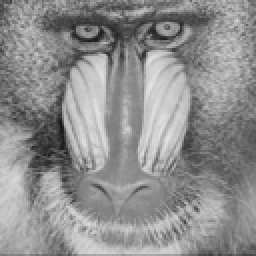
#> input picture baboon_faces/baboon_128x128px.pgm, 128 x 128 px, found by its file name (shown 2 times larger)
$ python discreteCosinTransform.py
#> lines starting #> are read from the running program, lines starting #| are printed output that depends on the picture
from __future__ import division
from math import sqrt, cos, pi, pow
from PIL import Image
import numpy as np
import os
import copy

#path="/Users/lucas/Documents/Mestrado/Processamento de Imagens/DCT/baboon_faces"
#os.chdir(path)

# class for hold row, col and value for code matrix
class node:

    def __init__(self, row, col, value):
        self.row = row
        self.col = col
        self.value = value

class discreteCosinTransform(object):

    def __init__(self, filename, factor, block_size):
        self.filename = filename
        self.slice_factor = factor
        self.dim = block_size

        self.image = self.load_image(self.filename)
        self.image_size = self.image.shape[0]

    # load image from path
    def load_image(self, filename):
        img = Image.open(filename)
        img.load()

        data = np.asarray(img, dtype="int32")
        return data

    # code matrix in zig zag reading mode
    def zig_zag_code(self, image):

        n = image.shape[0]
        size = n-1
        dct_coef_vector = []

        _node = node(0, 0, 0)

        # inserting 0,0 matrix node
        dct_coef_vector.append(node(0, 0, image[0][0]))
        j = 0

        # ERRO: esta copiando i+1 na posicao i

        # k is the row counter
        for k in range(1, 2*size):
            if k < n:
                i = 0
                balance = 1

                if k % 2 == 0:
                    terminate_counter = k

                    _node.value = image[k][i]
                    _node.row = k
                    _node.col = i
                    dct_coef_vector.append(copy.deepcopy(_node))

                    while terminate_counter != 0:
                        _node.value = image[k-balance][i+balance]
                        _node.row = k-balance
                        _node.col = i+balance
                        dct_coef_vector.append(copy.deepcopy(_node))
                        terminate_counter -= 1
                        balance += 1
                else:
                    terminate_counter = 0

                    _node.value = image[i][k]
                    _node.row = i
                    _node.col = k
                    dct_coef_vector.append(copy.deepcopy(_node))

                    while terminate_counter != k:
                        _node.value = image[i+balance][k-balance]
                        _node.row = i+balance
                        _node.col = k-balance
                        dct_coef_vector.append(copy.deepcopy(_node))
                        terminate_counter += 1
                        balance += 1
            else:
                j += 1
                balance = 1

                if j % 2 == 0:
                    terminate_counter = size

                    _node.value = image[size][j]
                    _node.row = size
                    _node.col = j
                    dct_coef_vector.append(copy.deepcopy(_node))

                    while terminate_counter != j:
                        _node.value = image[size-balance][j+balance]
                        _node.row = size-balance
                        _node.col = j+balance
                        dct_coef_vector.append(copy.deepcopy(_node))
                        terminate_counter -= 1
                        balance += 1

                else:
                    terminate_counter = j

                    _node.value = image[j][size]
                    _node.row = j
                    _node.col = size
                    dct_coef_vector.append(copy.deepcopy(_node))

                    while terminate_counter != size:
                        _node.value = image[j+balance][n-balance]
                        _node.row = j+balance
                        _node.col = size-balance
                        dct_coef_vector.append(copy.deepcopy(_node))
                        terminate_counter += 1
                        balance += 1

        dct_coef_vector.append(node(size, size, image[size][size]))

        return dct_coef_vector

    # uncode matrix in diagonal reading mode
    def zig_zag_uncode(self, flat_image):

        # block dimension
        n = len(flat_image)
        uncoded_matrix = np.empty(shape=(self.dim, self.dim))

        for i in range(n):
            uncoded_matrix[flat_image[i].row][flat_image[i].col] = flat_image[i].value

        return uncoded_matrix

    # adapt matrix pixels (-128)
    def pixel_adapt(self, img):

        new = np.zeros_like(img)
        n = new.shape[0]

        for i in range(n):
            for j in range(n):
                new[i][j] = img[i][j] - 128

        return new

    # adapt matrix pixels (+128)
    def pixel_readapt(self, img):

        new = np.zeros_like(img)
        n = new.shape[0]

        for i in range(n):
            for j in range(n):
                new[i][j] = img[i][j] + 128

        return new

    # generate a T matrix for computations
    def generate_Tmatrix(self, image_size):

        n = image_size
        t = np.empty(shape=(n, n))

        for i in range(n):
            for j in range(n):
                if i == 0:
                    t[i][j] = 1/sqrt(n)
                else:
                    a = 2*n
                    b = sqrt(2/n)
                    c = 2*j+1
                    d = c * i
                    e = d * pi
                    t[i][j] = b*cos(e/a)

        return t

    # locates all possible (and excludent) dim sized blocks for computate dct matrix and quatization the results
    def run_dct_over_blocks(self, image):

        _image = np.zeros_like(image)
        n = self.image_size
        new_image = []

        for i in range(0, n+self.dim, self.dim):
            for j in range(0, n+self.dim, self.dim):
                for k in range(0, n+self.dim, self.dim):
                    for l in range(0, n+self.dim, self.dim):
                        if ((i != j) and (k != l) and((j-i) == self.dim)
                                and ((l-k) == self.dim)):
                            new_image = image[i:j, k:l].copy()
                            _image[i:j, k:l] = self.discrete_cosin_transform_over_matrix(new_image).copy()

        return _image

    # locates all possible (and excludent) dim sized blocks for computate idct matrix
    def inverse_run_dct_over_blocks(self, image):

        _image = np.zeros_like(image)
        n = self.image_size
        new_image = []

        for i in range(0, n+self.dim, self.dim):
            for j in range(0, n+self.dim, self.dim):
                for k in range(0, n+self.dim, self.dim):
                    for l in range(0, n+self.dim, self.dim):
                        if ((i != j) and (k != l) and((j-i) == self.dim)
                                and ((l-k) == self.dim)):
                            new_image = image[i:j, k:l].copy()
                            _image[i:j, k:l] = self.inverse_discrete_cosin_transform_over_matrix(new_image).copy()

        return _image

    # locates all possible (and excludent) dim sized blocks and do zig zag code
    def run_zigzag_over_blocks(self, image):

        hifi = np.zeros_like(image)
        lowfi = np.zeros_like(image)
        n = self.image_size
        new_image = []

        for i in range(0, n+self.dim, self.dim):
            for j in range(0, n+self.dim, self.dim):
                for k in range(0, n+self.dim, self.dim):
                    for l in range(0, n+self.dim, self.dim):
                        if ((i != j) and (k != l) and((j-i) == self.dim)
                                and ((l-k) == self.dim)):
                            new_image = image[i:j, k:l].copy()
                            _hifi, _lowfi = self.slice_flats(self.zig_zag_code(new_image))
                            hifi[i:j, k:l] = self.zig_zag_uncode(_hifi)
                            lowfi[i:j, k:l] = self.zig_zag_uncode(_lowfi)


        return hifi, lowfi

    # calculate DCT matrix based on Matrix Computations
    def discrete_cosin_transform_over_matrix(self, image):

        T = self.generate_Tmatrix(image.shape[0])
        _M = self.pixel_adapt(image)
        C = np.matmul(T, _M)

        dct_matrix = np.matmul(C, np.transpose(T))
        return dct_matrix

    # calculate IDCT matrix based on Matrix Computations
    def inverse_discrete_cosin_transform_over_matrix(self, image):

        # precalculate cosins
        T = self.generate_Tmatrix(image.shape[0])
        C = np.matmul(np.transpose(image), T)
        M = np.matmul(np.transpose(C), T)
        output_matrix = self.pixel_readapt(M)

        return output_matrix

    # returns low frequencies (lowfi) and high frequencies (hifi) sliced flat coded images
    def slice_flats(self, flat_image):

        lowfi, hifi = [], []
        m = len(flat_image)-1

        for i in range(m):
            if i < self.slice_factor:
                lowfi.append(copy.deepcopy(flat_image[i]))
                hifi.append(copy.deepcopy(flat_image[i]))
                hifi[i].value = 0
            else:
                hifi.append(copy.deepcopy(flat_image[i]))
                lowfi.append(copy.deepcopy(flat_image[i]))
                lowfi[i].value = 0

        return hifi,lowfi

def main():

    dct = discreteCosinTransform('baboon_128x128px.pgm', 25, 8)
#> in load_image, img is the input picture: PIL image 128x128 L; min 22, max 229, mean 142.7
    dct_image = dct.run_dct_over_blocks(dct.image)
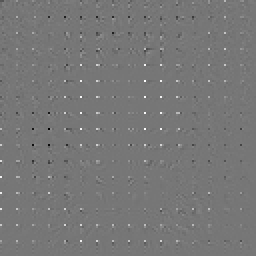
#> dct_image: shape (128, 128) int32 (shown 2 times larger); min -559, max 639, mean 1.9; drawn with min black and max white

    hifi, lowfi = dct.run_zigzag_over_blocks(dct_image)
#> after the loop in run_zigzag_over_blocks, `for i in range(0, n+self.dim, self.dim):`:
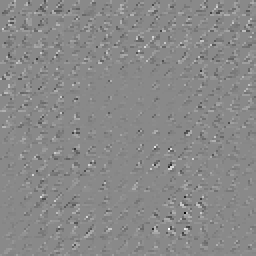
#> hifi: shape (128, 128) int32 (shown 2 times larger); min -79, max 68, mean 0; drawn with min black and max white
    dct_hifi = dct.inverse_run_dct_over_blocks(hifi)
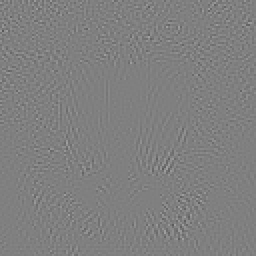
#> dct_hifi: shape (128, 128) int32 (shown 2 times larger); min 88, max 160, mean 127.5
    dct_lowfi = dct.inverse_run_dct_over_blocks(lowfi)

    hifreq = Image.fromarray(dct_hifi)
    hifreq.show()

    lowfreq = Image.fromarray(dct_lowfi)
    lowfreq.show()

if __name__ == "__main__":
    main()
